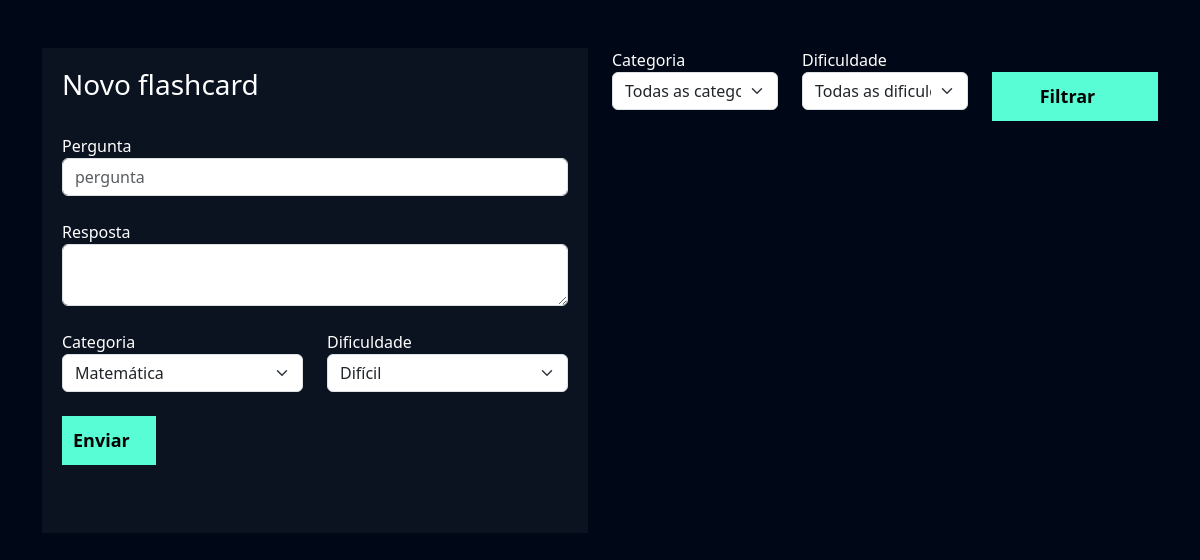
Page /flashcard/novo_flashcard/ (signed in) on the earlier database version.
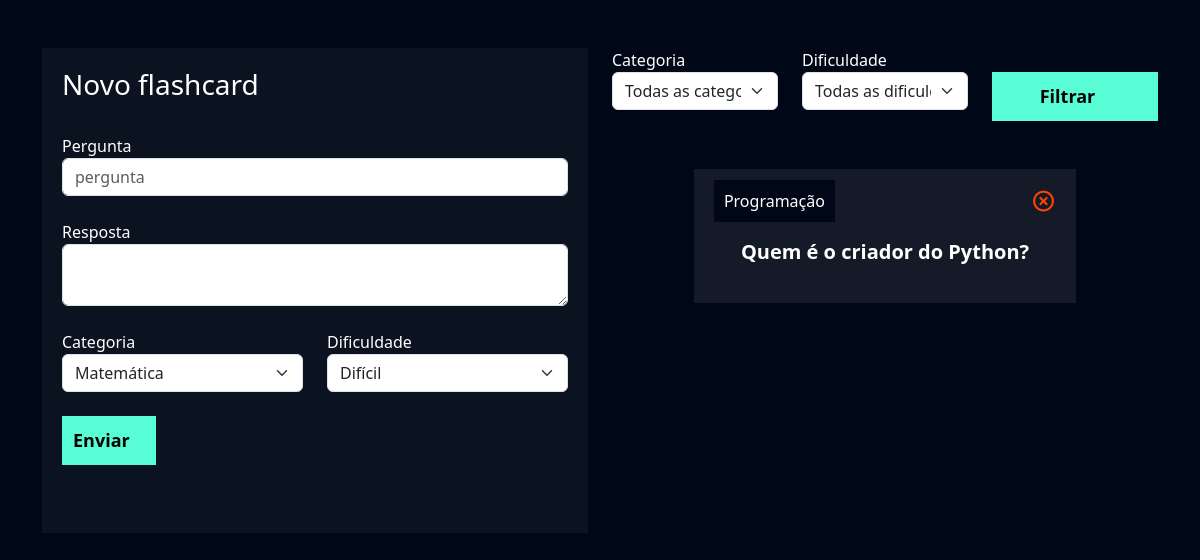
Same page on the later database version.
### flashcard/models.py (models this page shows, shortened)
class Flashcard(models.Model):
    DIFICULDADE_CHOICES = (('D', 'Difícil'), ('M', 'Médio'), ('F', 'Fácil'))
    user = models.ForeignKey(User, on_delete=models.DO_NOTHING)
    pergunta = models.CharField(max_length=100)
    resposta = models.TextField()
    categoria = models.ForeignKey(Categoria, on_delete=models.DO_NOTHING)
    dificuldade = models.CharField(max_length=1, choices=DIFICULDADE_CHOICES)

class Categoria(models.Model):
    nome = models.CharField(max_length=20)
    def __str__(self):
        return self.nome

### flashcard/views.py (the view, shortened to what this page needs)
# urls.py: path('novo_flashcard/', views.novo_flashcard, name="novo_flashcard"),
def novo_flashcard(request):
    if not request.user.is_authenticated:
        return redirect('/usuarios/login')
    if request.method == 'GET':
        categorias = Categoria.objects.all()
        dificuldades = Flashcard.DIFICULDADE_CHOICES
        flashcards = Flashcard.objects.filter(user = request.user)
        categoria_filtrar = request.GET.get('categoria')
        dificuldade_filtrar = request.GET.get('dificuldade')
        if categoria_filtrar:
            flashcards = flashcards.filter(categoria__id=categoria_filtrar)
        if dificuldade_filtrar:
            flashcards = flashcards.filter(dificuldade =dificuldade_filtrar)
        return render(request,'novo_flashcard.html',{'categorias': categorias,
                                                     'dificuldades': dificuldades,
                                                     'flashcards': flashcards,})

### flashcard/templates/novo_flashcard.html (shortened to what the changed rows need)
{% extends "base.html" %}
{% load static %}
{% block 'cabecalho' %}
    <link href="{% static 'usuarios/css/cadastro.css' %}" rel="stylesheet">
    <link href='https://unpkg.com/boxicons@2.1.4/css/boxicons.min.css' rel='stylesheet'>
    <link href="{% static 'flashcard/css/novo_flashcard.css' %}" rel="stylesheet">
{% endblock 'cabecalho' %}
{% block 'conteudo' %}
    <div class="container">
        <br>
        <br>
        <div class="row">
            <div class="col-md">
                <br>
                <br>
                {% for flash in flashcards %}
                    <div class="box-new-flashcard" onclick="flip_card({{flash.id}})">
                        <div class="flashcard ">
                            <div class="flashcard-categoria">
                                {{flash.categoria}}
                            </div>
                            <a href="{% url 'deletar_flashcard' flash.id %}"><i class='icone-exit bx bx-x-circle'></i></a>
                            <br>
                            <br>
                            <div class="flashcard-box-item">
                                <p class="flashcard-item">{{flash.pergunta}}</p>
                            </div>
                        </div>
                    </div>
                    <br>
                    <br>
                {% endfor %}
            </div>
        </div>
    </div>
{% endblock 'conteudo' %}

Differences in the rows shown:
added Flashcard: categoria "Programação", pergunta "Quem é o criador do Python?"
